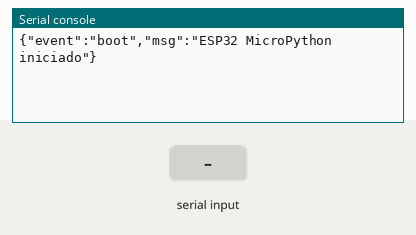
The program below on a simulated ESP32 board running MicroPython. Shown: the last lines printed to the serial console. The inputs (shaded band) are chosen by the test bench.

Above: at 1.2 s.
1.3 s: "ping" typed at the serial console, then Enter
At 2.4 s:
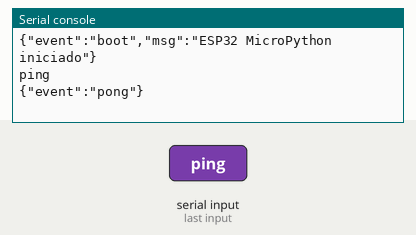
2.8 s: "status" typed at the serial console, then Enter
At 3.5 s:
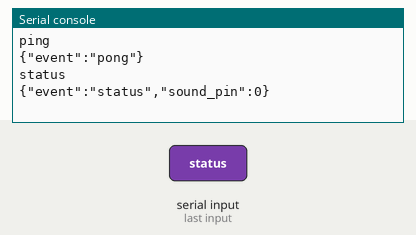
4.3 s: "1" typed at the serial console, then Enter
At 4.7 s:
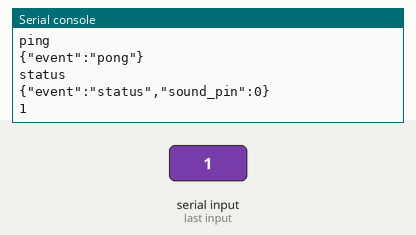

Measured:
- after the input at 1.3 s, the serial console: prints a new line at once (image 1)
- after the input at 2.8 s, the serial console: prints a new line at once (image 2)
- after the input at 4.3 s, the serial console: prints a new line at once (image 3)

The program:

esp32-micropython.py
```python
"""
DeepRacer ESP32 Bridge — MicroPython starter template
=====================================================
Copy this file to main.py, adjust the pin numbers,
then upload to the ESP32 via ampy or paste mode.

Conexiones:
  KY-037 VCC → ESP32 3.3V
  KY-037 GND → ESP32 GND
  KY-037 OUT → GPIO 4 (change SOUND_PIN as needed)

Ver el pinout de la placa en: `references/esp32-devkit-pinout.md`
(D4 está en la fila derecha, entre D16 y D0)

Protocolo: newline-delimited JSON sobre Serial (115200 baud)

⚠️  MicroPython limitations:
  - No `**kwargs` in function definitions → use `extra` string param
  - No `base64` module → use `binascii.hexlify`/`unhexlify` for binary data
  - No `os.path.getsize()` → use `os.stat(name)[6]`
"""

import select
import sys
import time
from machine import Pin

# ===== CONFIGURATION =====
SOUND_PIN = 4             # KY-037 digital output
COLLISION_COOLDOWN_MS = 500
MIN_SOUND_MS = 30

# ===== HARDWARE SETUP =====
sound_sensor = Pin(SOUND_PIN, Pin.IN)

# ===== STATE =====
last_sound_time = 0
last_sound_state = 0
sound_start_time = 0


def send_json(event, extra=None):
    """Send a JSON event over serial to the DeepRacer.

    MicroPython does NOT support **kwargs. Pass extra fields as a
    preformatted JSON fragment string:
        send_json("boot", extra='"msg":"started"')
        send_json("collision", extra='"duration_ms":45')
    """
    payload = '{"event":"' + event + '"'
    if extra is not None:
        payload += ',' + extra
    payload += '}'
    print(payload)


def read_command():
    """Read one command line from the DeepRacer (non-blocking)."""
    if sys.stdin in select.select([sys.stdin], [], [], 0)[0]:
        return sys.stdin.readline().strip()
    return None


# ===== MAIN LOOP =====
send_json("boot", extra='"msg":"ESP32 MicroPython iniciado"')

while True:
    sound_value = sound_sensor.value()
    now = time.ticks_ms()

    # Rising edge: sound starts
    if sound_value == 1 and last_sound_state == 0:
        sound_start_time = now

    # Falling edge: sound ends
    if sound_value == 0 and last_sound_state == 1:
        duration = time.ticks_diff(now, sound_start_time)
        cooldown_ok = time.ticks_diff(now, last_sound_time) > COLLISION_COOLDOWN_MS

        if duration >= MIN_SOUND_MS and cooldown_ok:
            last_sound_time = now
            if duration > 200:
                send_json("clap", extra='"duration_ms":' + str(duration))
            else:
                send_json("collision", extra='"duration_ms":' + str(duration))

    last_sound_state = sound_value

    # Handle commands from DeepRacer
    cmd = read_command()
    if cmd:
        if cmd == "ping":
            send_json("pong")
        elif cmd == "status":
            send_json("status", extra='"sound_pin":' + str(sound_value))

    time.sleep_ms(5)
```
